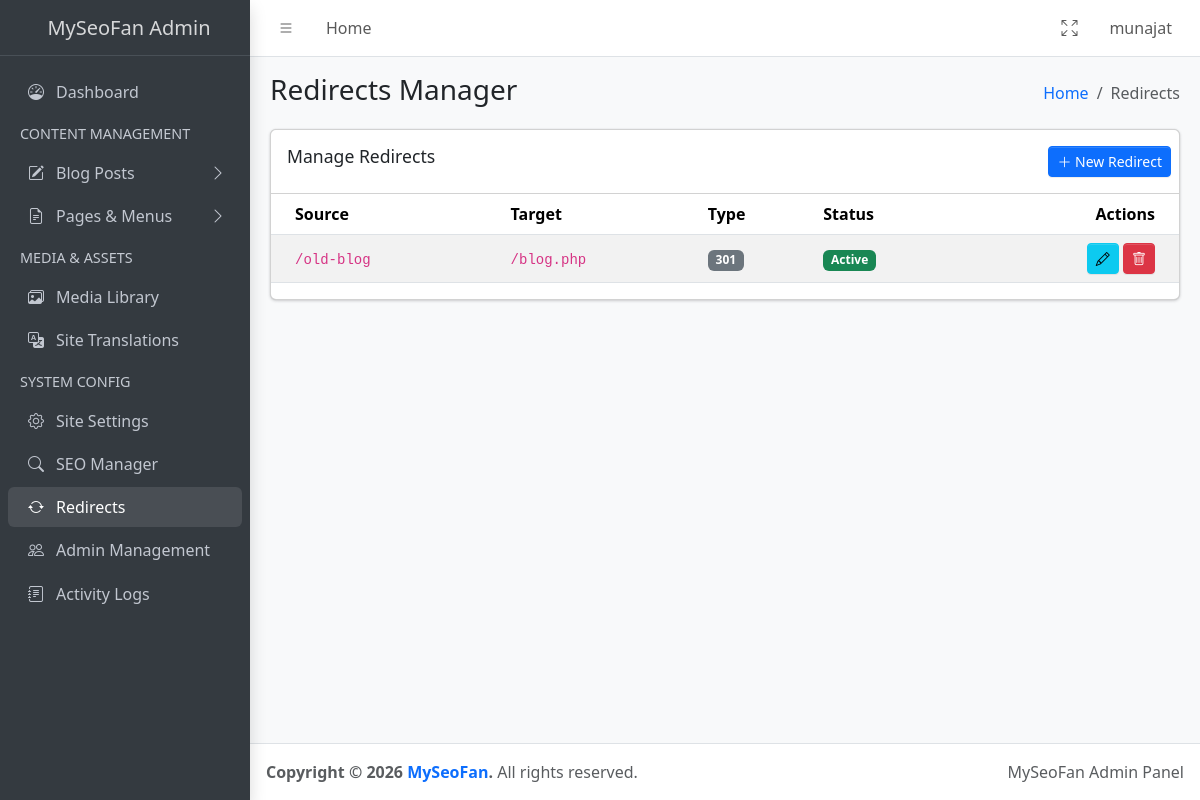
The page /admin/redirects.php (signed in) on the database its author committed.
### tables this page shows
CREATE TABLE redirects (
        id INT AUTO_INCREMENT PRIMARY KEY,
        source_url VARCHAR(255) NOT NULL UNIQUE,
        target_url VARCHAR(255) NOT NULL,
        redirect_type INT DEFAULT 301,
        is_active TINYINT DEFAULT 1,
        created_at TIMESTAMP DEFAULT CURRENT_TIMESTAMP
    );

### admin/redirects.php (the view, shortened to what this page needs)
<?php
require_once '../includes/db.php';
$redirects = $pdo->query("SELECT * FROM redirects ORDER BY created_at DESC")->fetchAll();
$editData = null;
?>
<!DOCTYPE html>
<html lang="en">
<head>
    <link rel="stylesheet" href="https://cdn.jsdelivr.net/npm/@fontsource/source-sans-3@5.0.12/index.css"
>
    <link rel="stylesheet" href="https://cdn.jsdelivr.net/npm/overlayscrollbars@2.11.0/styles/overlayscrollbars.min.css"
>
    <link rel="stylesheet" href="https://cdn.jsdelivr.net/npm/bootstrap-icons@1.13.1/font/bootstrap-icons.min.css"
>
    <link rel="stylesheet" href="../assets/AdminLTE/dist/css/adminlte.css">
</head>
<body class="layout-fixed sidebar-expand-lg bg-body-tertiary">
    <div class="app-wrapper">
        <?php include 'includes/header_lte.php'; ?>
        <?php include 'includes/sidebar_lte.php'; ?>
        <main class="app-main">
            <div class="app-content-header">
                <div class="container-fluid">
                    <div class="row">
                        <div class="col-sm-6">
                            <h3 class="mb-0">Redirects Manager</h3>
                        </div>
                        <div class="col-sm-6">
                            <ol class="breadcrumb float-sm-end">
                                <li class="breadcrumb-item"><a href="dashboard.php">Home</a></li>
                                <li class="breadcrumb-item active" aria-current="page">Redirects</li>
                            </ol>
                        </div>
                    </div>
                </div>
            </div>
            <div class="app-content">
                <div class="container-fluid">
                    <?php if ($action === 'add' || $action === 'edit'): ?>
                        <div class="row">
                            <div class="col-md-6">
                                <div class="card card-primary card-outline">
                                    <div class="card-header">
                                        <h3 class="card-title">
                                            <?php echo $action === 'add' ? 'Add New Redirect' : 'Edit Redirect'; ?></h3>
                                    </div>
                                    <form method="POST">
                                        <div class="card-body">
                                            <div class="mb-3">
                                                <label class="form-label">Source URL <small class="text-muted">(e.g.
                                                        /old-page)</small></label>
                                                <input type="text" name="source_url"
                                                    value="<?php echo htmlspecialchars($editData['source_url'] ?? ''); ?>"
                                                    class="form-control" required>
                                            </div>
                                            <div class="mb-3">
                                                <label class="form-label">Target URL <small class="text-muted">(e.g.
                                                        /new-page)</small></label>
                                                <input type="text" name="target_url"
                                                    value="<?php echo htmlspecialchars($editData['target_url'] ?? ''); ?>"
                                                    class="form-control" required>
                                            </div>
                                            <div class="row">
                                                <div class="col-6">
                                                    <div class="mb-3">
                                                        <label class="form-label">Type</label>
                                                        <select name="redirect_type" class="form-select">
                                                            <option value="301" <?php echo ($editData['redirect_type'] ?? 301) == 301 ? 'selected' : ''; ?>>301 (Permanent)</option>
                                                            <option value="302" <?php echo ($editData['redirect_type'] ?? 301) == 302 ? 'selected' : ''; ?>>302 (Temporary)</option>
                                                        </select>
                                                    </div>
                                                </div>
                                                <div class="col-6">
                                                    <div class="mb-3">
                                                        <label class="form-label d-block">&nbsp;</label>
                                                        <div class="form-check">
                                                            <input class="form-check-input" type="checkbox" name="is_active"
                                                                id="is_active" <?php echo ($editData['is_active'] ?? 1) ? 'checked' : ''; ?>>
                                                            <label class="form-check-label" for="is_active">
                                                                Is Active
                                                            </label>
                                                        </div>
                                                    </div>
                                                </div>
                                            </div>
                                        </div>
                                        <div class="card-footer">
                                            <button type="submit" class="btn btn-primary">Save Redirect</button>
                                            <a href="redirects.php" class="btn btn-default float-end">Cancel</a>
                                        </div>
                                    </form>
                                </div>
                            </div>
                        </div>
                    <?php else: ?>
                        <div class="card">
                            <div class="card-header">
                                <h3 class="card-title">Manage Redirects</h3>
                                <div class="card-tools">
                                    <a href="?action=add" class="btn btn-primary btn-sm">
                                        <i class="bi bi-plus-lg"></i> New Redirect
                                    </a>
                                </div>
                            </div>
                            <div class="card-body p-0">
                                <div class="table-responsive">
                                    <table class="table table-striped table-hover align-middle">
                                        <thead>
                                            <tr>
                                                <th>Source</th>
                                                <th>Target</th>
                                                <th>Type</th>
                                                <th>Status</th>
                                                <th class="text-end">Actions</th>
                                            </tr>
                                        </thead>
                                        <tbody>
                                            <?php foreach ($redirects as $r): ?>
                                                <tr>
                                                    <td><code><?php echo htmlspecialchars($r['source_url']); ?></code></td>
                                                    <td><code><?php echo htmlspecialchars($r['target_url']); ?></code></td>
                                                    <td><span
                                                            class="badge text-bg-secondary"><?php echo $r['redirect_type']; ?></span>
                                                    </td>
                                                    <td>
                                                        <?php if ($r['is_active']): ?>
                                                            <span class="badge text-bg-success">Active</span>
                                                        <?php else: ?>
                                                            <span class="badge text-bg-secondary">Inactive</span>
                                                        <?php endif; ?>
                                                    </td>
                                                    <td class="text-end">
                                                        <a href="?action=edit&id=<?php echo $r['id']; ?>"
                                                            class="btn btn-sm btn-info" title="Edit">
                                                            <i class="bi bi-pencil"></i>
                                                        </a>
                                                        <a href="javascript:void(0);"
                                                            onclick="confirmDelete('?action=delete&id=<?php echo $r['id']; ?>', 'This redirect rule will be removed.')"
                                                            class="btn btn-sm btn-danger" title="Delete">
                                                            <i class="bi bi-trash"></i>
                                                        </a>
                                                    </td>
                                                </tr>
                                            <?php endforeach; ?>
                                        </tbody>
                                    </table>
                                </div>
                            </div>
                        </div>
                    <?php endif; ?>
                </div>
            </div>
        </main>
        <?php include 'includes/footer_lte.php'; ?>
    </div>
</body>
</html>

### rows shown on the page
redirects: source_url "/old-blog", target_url "/blog.php", redirect_type "301", is_active "Active"

### other values the page prints
$_SESSION['username'] "munajat"
